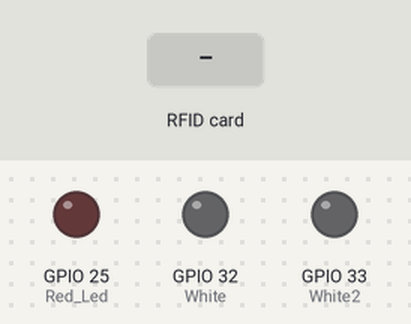
The program below on a simulated ESP32. Parts: output pins drawn as LEDs (lit = HIGH). The inputs (shaded band) are chosen by the test bench. WiFi joins after 1.5 s; servers stay silent unless stated; uploads are accepted with an empty reply; what the program prints to the serial monitor is not drawn.

Above: at 3.4 s.
3.5 s: RFID card 5E 7A 19 C4 held to the reader
At 4.92 s:
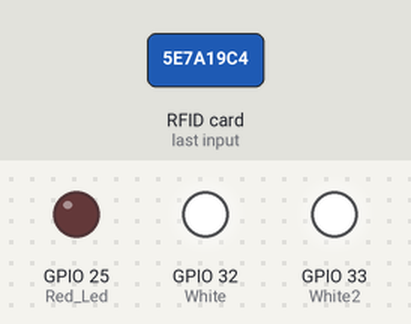
Timing chart, 0 to 6.5 s (numbered marks = the images above; inputs shaded):
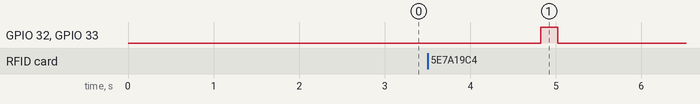

Measured:
- after the input at 3.5 s, GPIO 32 (White), GPIO 33 (White2): LOW → HIGH after 1.3 s, → LOW 0.20 s later

The program:

main.cpp
```cpp
using namespace std;
#include <Arduino.h>
#include <SPI.h>
#include <MFRC522.h>
#include <WiFi.h>
#include <HTTPClient.h>
#include <ArduinoJson.h>
#include <TimeLib.h>
#include "FS.h"
#include "Realtimeclock.h"


// Replace with your network credentials
const char *ssid1 = "FRITZ!Box 7590 GE";
const char *password1 = "46873571718242819466";

const char *ssid = "EnduroRace";
const char *password = "EnduroRace";

const char *ssid2 = "HUAWEI-E5776-3FC7";
const char *password2 = "2B2TABT9G3Q";

WiFiClient client;

// Set RFID reader pins
#define RST_PIN 22
#define SS_PIN 21
// Set LED pins
#define White 32
#define White2 33
#define Red_Led 25

MFRC522 mfrc522(SS_PIN, RST_PIN); // Create MFRC522 instance.

// Set initial name
String name = "Unknown";
String previousUid = "";

//--------------------------------------------------------------------------------------------------


void connectToWiFi()
{
  // WiFi.mode(WIFI_STA);
  Serial.println("Connecting to Wi-Fi 1");
  WiFi.begin(ssid, password);
  int x = 0;
  int y = 0;
  while (WiFi.status() != WL_CONNECTED)
  {
    if (x < 10)
    {
      Serial.println("Connecting to WiFi1...");
      delay(1000);
      x++;
    }
    else
    {
      Serial.println("Connecting to WiFi 2");
      WiFi.begin(ssid1, password1);
      while (WiFi.status() != WL_CONNECTED)
      {
                  Serial.println("Connecting to WiFi2...");
          delay(1000);
          y++;
      }
    }
  }
  Serial.println("Connected to Wi-Fi");
  Serial.println(WiFi.localIP());
}

void postRequest(String name, String number)
{
  WiFiClient client;
  if (!client.connect(serverName, serverPort))
  {
    Serial.println("Connection failed");
    digitalWrite(Red_Led, HIGH);
    delay(1000);
    return;
  }
  digitalWrite(Red_Led, LOW);


  String url = "/receive";

  DynamicJsonDocument data(1024);
  data["number"] = number;
  data["name"] = name;
  data["timestamp"] = currenttime;
  String json;
  serializeJson(data, json);

  Serial.println("Making HTTP POST request");
  client.println("POST " + url + " HTTP/1.1");
  client.println("Host: " + String(serverName));
  client.println("Content-Type: application/json");
  client.println("Content-Length: " + String(json.length()));
  client.println();
  client.print(json);

  // delay(500);

  while (client.available())
  {
    String line = client.readStringUntil('\r');
    Serial.print(line);
  }

  client.stop();
  Serial.println("\nHTTP POST request done");
  digitalWrite(White, HIGH);
  digitalWrite(White2, HIGH);
  delay(200); // change value if you want to read cards faster
}

String trimTrailingSpaces(String &str) {
    int endpos = str.length() - 1;
    // Durchlaufen des Strings von hinten nach vorne
    while (endpos >= 0 && str[endpos] == ' ') {
        endpos--;
    }
    // Entfernen der Zeichen nach der letzten nicht-leeren Stelle
    if (endpos >= 0) {
        str = str.substring(0, endpos + 1);
    } else {
        // Wenn alle Zeichen Leerzeichen waren, den String auf leer setzen
        str = "";
    }

    return(str);
}

void setup()
{
  Serial.begin(9600);
  // If you want fixed IP data uncomment the following line
  // WiFi.config(ip, gateway, subnet);
  connectToWiFi();

  // Initialize SPI bus
  SPI.begin();

  // Initialize MFRC522 RFID reader
  mfrc522.PCD_Init();

  if (getTimeFromServer())
  {
    // Zeit erfolgreich empfangen und verarbeitet
    // Setze die interne Uhrzeit des ESP32 entsprechend
    setTime(getCurrentTimestamp());
    Serial.println("Erfasste Zeit: " + String(getCurrentTimestamp()));
  }
  else
  {
    // Fehler beim Empfangen der Zeit
    Serial.println("Fehler beim Empfangen der Zeit");
  }

  pinMode(White, OUTPUT);
  pinMode(White2, OUTPUT);
  pinMode(Red_Led, OUTPUT);
}

void loop()
{ // Check if RFID tag is detected
  currenttime = getCurrentTimestamp();
  digitalWrite(White, LOW);
  digitalWrite(White2, LOW);
  String Vorname = "";
  String Nachname = "";
  String Nummer ="";
  String ShortName="";
  String ShortNumber="";

  // Prepare key - all keys are set to FFFFFFFFFFFFh at chip delivery from the factory.
  MFRC522::MIFARE_Key key;
  for (byte i = 0; i < 6; i++)
    key.keyByte[i] = 0xFF;
  // some variables we need
  byte block;
  byte len;
  MFRC522::StatusCode status;

  //-------------------------------------------

  if (mfrc522.PICC_IsNewCardPresent() && mfrc522.PICC_ReadCardSerial())
  {
    String uid = "";
    byte buffer1[18];

    block = 4;
    len = 18;

    //-----------------------------------------------------------
    for (byte i = 0; i < mfrc522.uid.size; i++)
    {
      uid += String(mfrc522.uid.uidByte[i], HEX);
    }

    if (uid != previousUid)
    {

      //------------------------------------------- GET FIRST NAME
      status = mfrc522.PCD_Authenticate(MFRC522::PICC_CMD_MF_AUTH_KEY_A, 4, &key, &(mfrc522.uid)); // line 834 of MFRC522.cpp file
      if (status != MFRC522::STATUS_OK)
      {
        Serial.print(F("Authentication failed: "));
        Serial.println(mfrc522.GetStatusCodeName(status));

        return;
      }

      status = mfrc522.MIFARE_Read(block, buffer1, &len);
      if (status != MFRC522::STATUS_OK)
      {
        Serial.print(F("Reading failed: "));
        Serial.println(mfrc522.GetStatusCodeName(status));

        mfrc522.PCD_Reset();
        mfrc522.PCD_Init();

        return;
      }

      //---------------------------------------- GET LAST NAME

      byte buffer2[18];
      block = 1;

      status = mfrc522.PCD_Authenticate(MFRC522::PICC_CMD_MF_AUTH_KEY_A, 1, &key, &(mfrc522.uid)); // line 834
      if (status != MFRC522::STATUS_OK)
      {
        Serial.print(F("Authentication failed: "));
        Serial.println(mfrc522.GetStatusCodeName(status));
        return;
      }

      status = mfrc522.MIFARE_Read(block, buffer2, &len);
      if (status != MFRC522::STATUS_OK)
      {
        Serial.print(F("Reading failed: "));
        Serial.println(mfrc522.GetStatusCodeName(status));

        mfrc522.PCD_Reset();
        mfrc522.PCD_Init();
        return;
      }
      //------------------------------------------- GET Number
      block = 6;;
      byte buffer3[18];

      status = mfrc522.PCD_Authenticate(MFRC522::PICC_CMD_MF_AUTH_KEY_A, 4, &key, &(mfrc522.uid)); // line 834 of MFRC522.cpp file
      if (status != MFRC522::STATUS_OK)
      {
        Serial.print(F("Authentication failed: "));
        Serial.println(mfrc522.GetStatusCodeName(status));

        return;
      }

      status = mfrc522.MIFARE_Read(block, buffer3, &len);
      if (status != MFRC522::STATUS_OK)
      {
        Serial.print(F("Reading failed: "));
        Serial.println(mfrc522.GetStatusCodeName(status));

        mfrc522.PCD_Reset();
        mfrc522.PCD_Init();

        return;
      }
      // STORE Number
       for (uint8_t i = 0; i < 16; i++)
      {
        if (buffer3[i] != 32)
        {
          Nummer += (char)buffer3[i];
          ShortNumber=trimTrailingSpaces(Nummer);
        }
      }

      // STORE FIRST NAME
      for (uint8_t i = 0; i < 16; i++)
      {
        if (buffer1[i] != 32)
        {
          Vorname += (char)buffer1[i];
        }
      }

      // STORE LAST NAME
      for (uint8_t i = 0; i < 16; i++)
      {
        if (buffer2[i] != 30)
        {
          Nachname += (char)buffer2[i];

        }
      }
      name = Vorname + " " + Nachname;

      ShortName=trimTrailingSpaces(name);

      //------------------------------------------------------------------------------------------
      // Only for Serial Output
      // PRINT Number
      Serial.print(ShortNumber);
      Serial.print(',');
      // PRINT NAME
      Serial.print(ShortName);
      Serial.print(',');

      postRequest(name, ShortNumber);

      previousUid = uid;
    }
    else
    {
      return;
    }

    mfrc522.PICC_HaltA();
    mfrc522.PCD_StopCrypto1();
  }
}
```

Realtimeclock.h
```cpp
#ifndef TIMEFUNCTIONS_H
#define TIMEFUNCTIONS_H
#include <Arduino.h>
#include <HTTPClient.h>
#include <TimeLib.h>
#include <WiFi.h>

const char *serverName = "192.168.178.21";
const int serverPort = 5000;

const unsigned long updateInterval = 60000; // Zeitintervall für die Aktualisierung der Uhrzeit in Millisekunden

unsigned long previousUpdateTime = 0;

long currenttime;

void processTime(String timeString) {
  // Hier kannst du den empfangenen Zeitstempel verarbeiten
  // und die interne Uhrzeit entsprechend setzen
  // Beispiel:
  long timestamp = timeString.toInt();
  setTime(timestamp);
}

bool getTimeFromServer() {
  HTTPClient http;

  // Baue die URL für die Zeitabfrage auf
  String url = "http://" + String(serverName) + ":" + String(serverPort) + "/time";

  http.begin(url);
  int httpCode = http.GET();

  if (httpCode == HTTP_CODE_OK) {
    String response = http.getString();
    Serial.println("Antwort vom Server: " + response);
    processTime(response);
    return true;
  }

  return false;
}

long getCurrentTimestamp() {
  // Gib den aktuellen Zeitstempel in Sekunden zurück
  return now();
}

void incrementTime() {
  // Erhöhe die interne Uhrzeit des ESP32 um eine Sekunde
  // Du kannst diese Funktion entsprechend anpassen, um die Zeit in anderen Einheiten zu erhöhen (z.B. Minuten, Stunden usw.)
  setTime(now() + 1);
}


#endif
```
